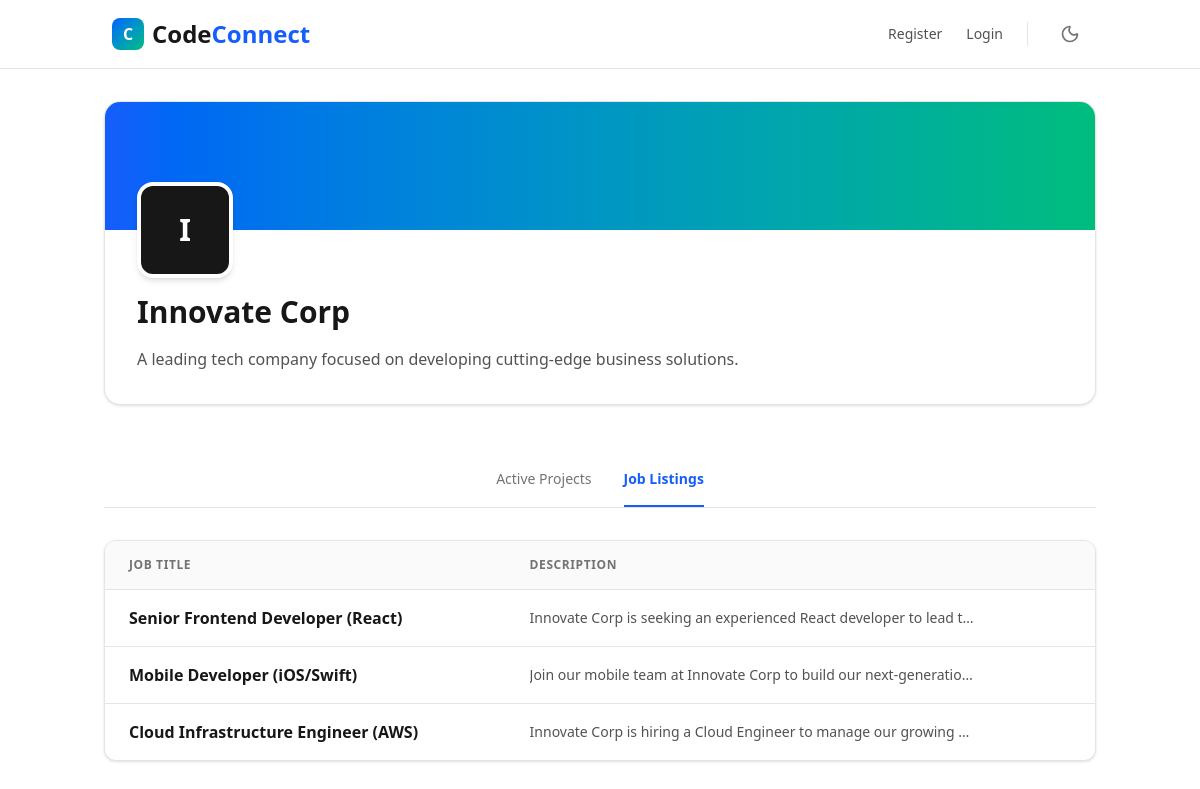
Screenshot of /business/3/jobs with the database file from the repository.
### tables this page shows
CREATE TABLE users (
	id INTEGER PRIMARY KEY AUTOINCREMENT,
	name TEXT,
	email TEXT NOT NULL UNIQUE,
	password TEXT NOT NULL,
	role INTEGER NOT NULL,
	permission INTEGER NOT NULL DEFAULT 0,
	instructor_id INTEGER NULL,
	graduation TEXT,
	bio TEXT,
	created_at DATETIME DEFAULT CURRENT_TIMESTAMP,
	FOREIGN KEY (instructor_id) REFERENCES users(id) ON DELETE SET NULL
);

CREATE TABLE jobs (
	id INTEGER PRIMARY KEY AUTOINCREMENT,
	user_id INTEGER NOT NULL,
	title TEXT NOT NULL,
	description TEXT NOT NULL,
	link TEXT,
	status INTEGER NOT NULL DEFAULT 0,
	created_at DATETIME DEFAULT CURRENT_TIMESTAMP,
	FOREIGN KEY (user_id) REFERENCES users(id) ON DELETE CASCADE
);

### main.py (the view)
@app.route('/business/<int:user_id>/jobs', methods=['GET'])
def business_jobs(user_id):
    profile_page = get_business_jobs_data(user_id, engine)
    if profile_page is None:
        return redirect(url_for('index'))
    return profile_page

### main.py (called while the page is built)
    @event.listens_for(engine, "connect")
    def set_sqlite_pragma(dbapi_connection, connection_record):
        cursor = dbapi_connection.cursor()
        cursor.execute("PRAGMA foreign_keys=ON")
        cursor.close()

### templates/business_jobs.html (shortened to what this page needs)
{% extends "./partials/business_base.html" %}
{% set active_tab = 'jobs' %}
{% block business_content %}
  {% if jobs %}
    <div class="overflow-hidden rounded-xl border border-neutral-200 bg-white shadow-sm dark:border-neutral-800 dark:bg-neutral-900">
      <table class="w-full text-left">
        <thead class="border-b border-neutral-200 bg-neutral-50 dark:border-neutral-800 dark:bg-neutral-800/50">
          <tr>
            <th scope="col" class="px-6 py-4 text-xs font-bold tracking-wider text-neutral-500 uppercase dark:text-neutral-400">Job Title</th>
            <th scope="col" class="px-6 py-4 text-xs font-bold tracking-wider text-neutral-500 uppercase dark:text-neutral-400">Description</th>
          </tr>
        </thead>
        <tbody class="divide-y divide-neutral-200 dark:divide-neutral-800">
          {% for job in jobs %}
            {% include "partials/job_card.html" %}
          {% endfor %}
        </tbody>
      </table>
    </div>
  {% endif %}
{% endblock %}

### templates/partials/business_base.html (shortened to what this page needs)
{% extends "./layouts/shell.html" %}
{% block content %}
  <div class="container mx-auto max-w-5xl px-4 py-8">
    <div class="mb-12 overflow-hidden rounded-2xl border border-neutral-200 bg-white shadow-sm dark:border-neutral-800 dark:bg-neutral-900">
      <div class="h-32 w-full bg-linear-to-r from-blue-600 to-emerald-500"></div>
      <div class="px-8 pb-8">
        <div class="relative mb-4 flex justify-between">
          <div class="-mt-12 flex h-24 w-24 items-center justify-center rounded-2xl border-4 border-white bg-neutral-900 text-3xl font-bold text-white shadow-md dark:border-neutral-900">{{ business_user.name[0] | upper if business_user.name else 'B' }}</div>
        </div>
        <div>
          <h1 class="text-3xl font-bold text-neutral-900 dark:text-white">{{ business_user.name or 'Business Profile' }}</h1>
          <div class="mt-4 max-w-2xl">
            {% if business_user.bio %}
              <p class="leading-relaxed text-neutral-600 dark:text-neutral-400">{{ business_user.bio }}</p>
            {% else %}
              <p class="text-neutral-400 italic dark:text-neutral-600">No bio provided yet.</p>
            {% endif %}
          </div>
        </div>
      </div>
    </div>
    <div class="mb-8 border-b border-neutral-200 dark:border-neutral-800">
      <div class="flex justify-center gap-8">
        {% if active_tab == 'projects' %}
          <span class="cursor-default border-b-2 border-blue-600 py-4 text-sm font-bold text-blue-600">Active Projects</span>
          <a href="/business/{{ business_user.id }}/jobs" class="border-b-2 border-transparent py-4 text-sm font-medium text-neutral-500 hover:border-neutral-300 hover:text-neutral-700 dark:text-neutral-400 dark:hover:border-neutral-600 dark:hover:text-neutral-200">Job Listings</a>
        {% else %}
          <a href="/business/{{ business_user.id }}" class="border-b-2 border-transparent py-4 text-sm font-medium text-neutral-500 hover:border-neutral-300 hover:text-neutral-700 dark:text-neutral-400 dark:hover:border-neutral-600 dark:hover:text-neutral-200">Active Projects</a>
          <span class="cursor-default border-b-2 border-blue-600 py-4 text-sm font-bold text-blue-600">Job Listings</span>
        {% endif %}
      </div>
    </div>
    <div class="mx-auto">{% block business_content %}{% endblock %}</div>
  </div>
{% endblock %}

### templates/partials/job_card.html
<tr class="group cursor-pointer hover:bg-neutral-50 dark:hover:bg-neutral-800/50" onclick="window.location.href='/job/{{ job.id }}'">
  <td class="px-6 py-4">
    <div class="font-semibold text-neutral-900 dark:text-white">{{ job.title }}</div>
  </td>
  <td class="px-6 py-4">
    <div class="max-w-md truncate text-sm text-neutral-600 dark:text-neutral-400">{{ job.description }}</div>
  </td>
</tr>

### rows the page displays
users: name "I", name "Innovate Corp", bio "A leading tech company focused on developing cutting-edge business solutions."
jobs: title "Senior Frontend Developer (React)", description "Innovate Corp is seeking an experienced React developer to lead t…"
jobs: title "Mobile Developer (iOS/Swift)", description "Join our mobile team at Innovate Corp to build our next-generatio…"
jobs: title "Cloud Infrastructure Engineer (AWS)", description "Innovate Corp is hiring a Cloud Engineer to manage our growing…"
